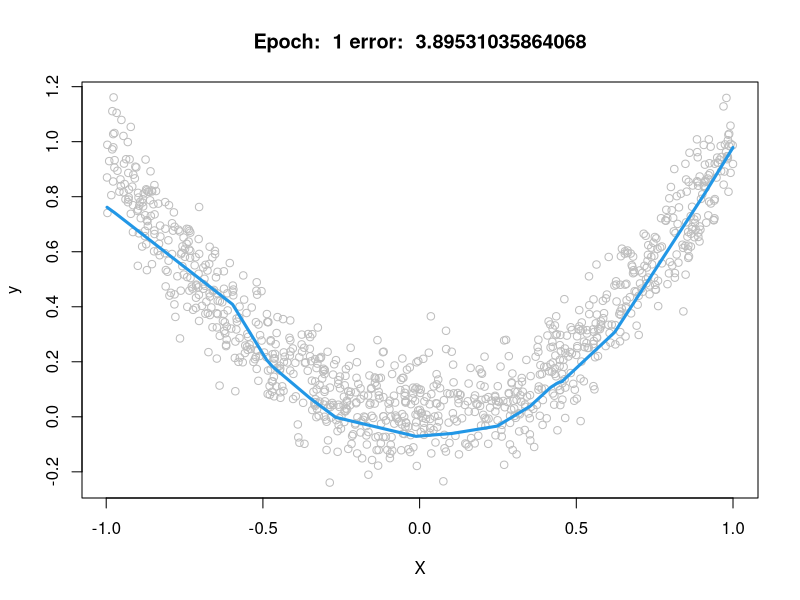
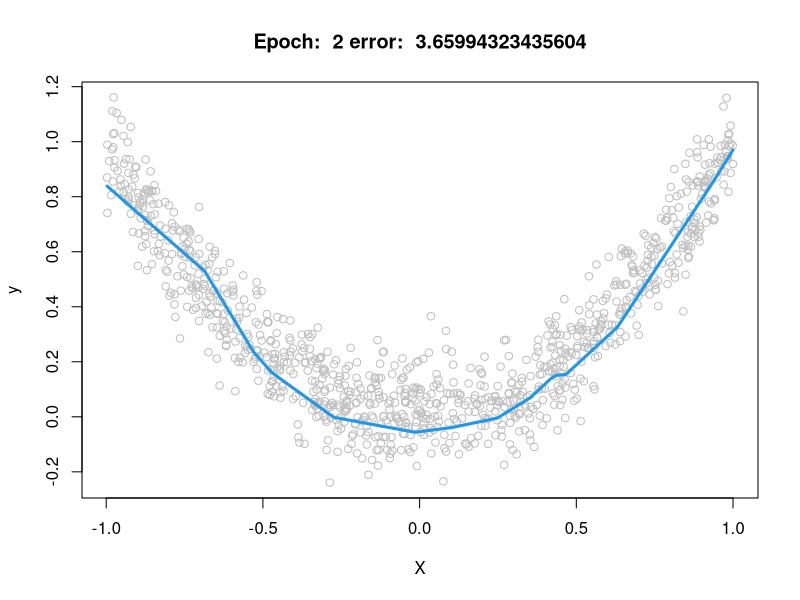
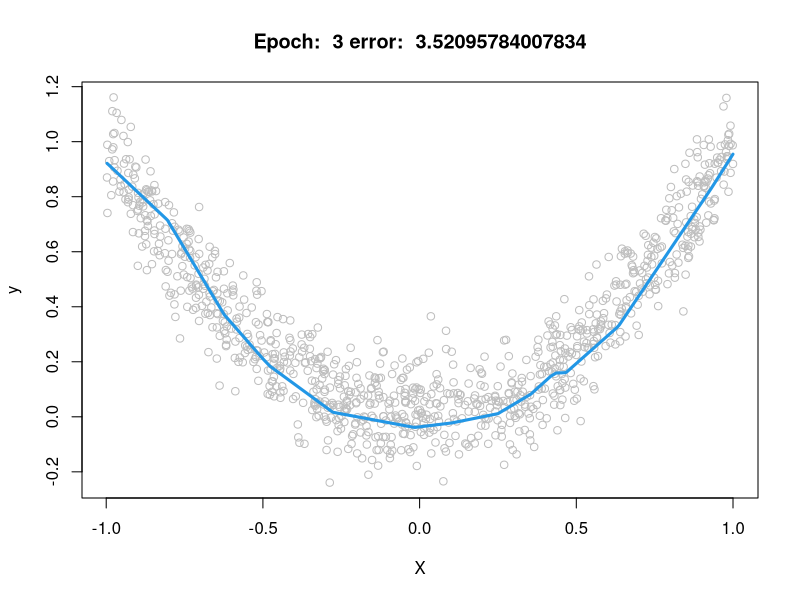
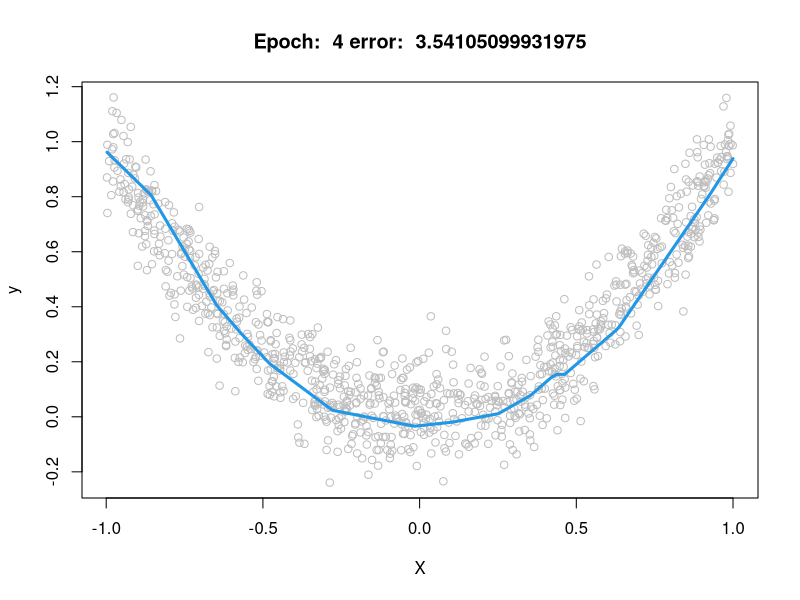
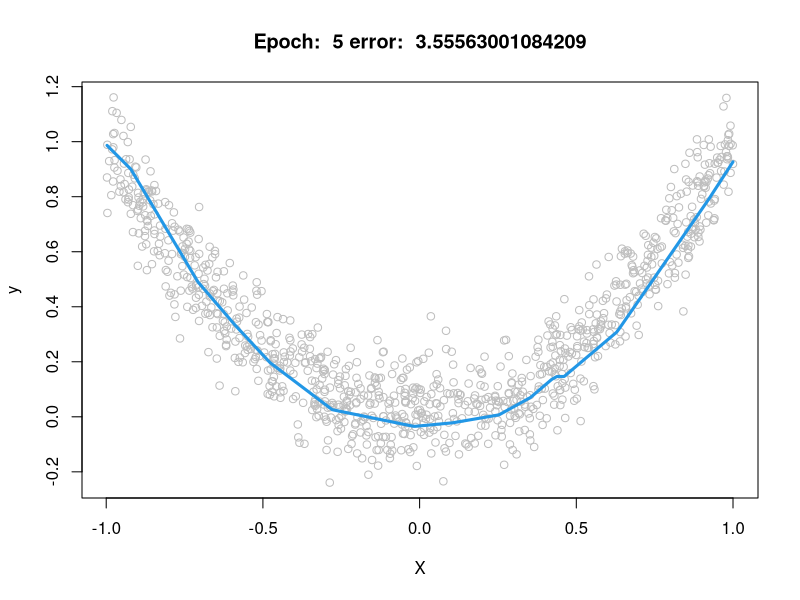
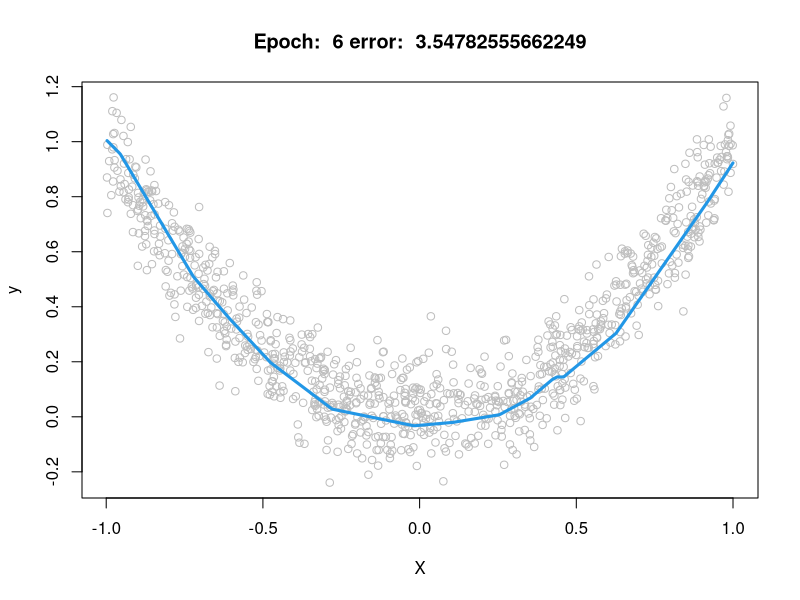
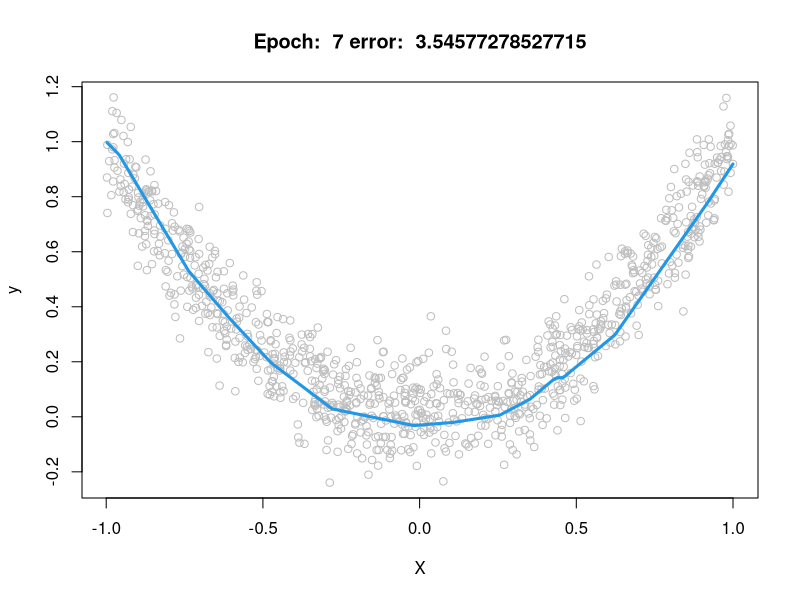
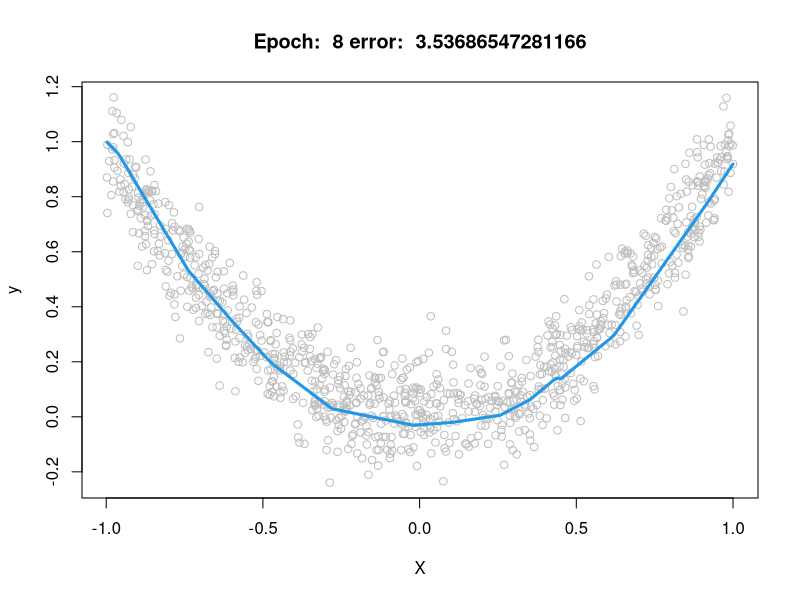

These figures' R source, in order:
# From the upcoming book by Taylor Arnold,
# A computational approach to statistical learning.
# Skip to the bottom of this file to see an example.

# Inputs: sizes, a vector giving the size of
#         layer in the neural network, including
#         the input and output layers
# Output: a list containing initialized weights
#         and biases
make_weights = function(sizes) {
  L = length(sizes) - 1
  weights = vector("list", L)
  for (j in seq_len(L)) {
    w = matrix(rnorm(sizes[j] * sizes[j + 1]),
                ncol = sizes[j],
                nrow = sizes[j + 1])
    weights[[j]] = list(w = w,
                         b = rnorm(sizes[j + 1]))
  }
  weights
}

# nonnegtive threshold
# Inputs: v, a vector, matrix or array
# Output: input with negative terms pushed to zero
ReLU = function(v) {
  v[v < 0] = 0
  v
}

# nonnegative threshold gradient
# Inputs: v, a vector, matrix or array
# Output: converts positive terms to one and
#         non-positive terms to zero.
ReLU_p = function(v) {
  p = v * 0
  p[v > 0] = 1
  p
}

# l2 functional gradient
# Inputs: y, response vector; a, predicted
#         response
# Output: gradient of the rmse loss function
rmse_p = function(y, a) {
  (a - y)
}

# forward propagation step
# Inputs: x, one row from the input data; weights,
#         output from make_weights; sigma, the activation
#         function
# Output: list containing the weighted responses (z) and
#         activated responses (a)
f_prop = function(x, weights, sigma) {
  L = length(weights)
  z = vector("list", L)
  a = vector("list", L)
  for (j in seq_len(L)) {
    a_j1 = if(j == 1) x else a[[j - 1L]]
    z[[j]] = weights[[j]]$w %*% a_j1 + weights[[j]]$b
    a[[j]] = if (j != L) sigma(z[[j]]) else z[[j]]
  }
  return(list(z = z, a = a))
}


# backward propagation step
# Inputs: x, one row from the input data; y, one row
#         from the response matrix; weights, output from
#         make_weights; f_obj, output from f_prop;
#         sigma_p, derivative of the activation function;
#         f_p, derivative of the loss function
# Output: gradients
b_prop = function(x, y, weights, f_obj, sigma_p, f_p) {
  z = f_obj$z; a = f_obj$a
  L = length(weights)
  grad_z = vector("list", L)
  grad_w = vector("list", L)
  for (j in rev(seq_len(L))) {
    if (j == L) {
      grad_z[[j]] = f_p(y, a[[j]])
    } else {
      grad_z[[j]] = (t(weights[[j + 1]]$w) %*%
                      grad_z[[j + 1]]) * sigma_p(z[[j]])
    }
    a_j1 = if(j == 1) x else a[[j - 1L]]
    grad_w[[j]] = grad_z[[j]] %*% t(a_j1)
  }

  return(list(grad_z = grad_z, grad_w = grad_w))
}

# Inputs: X, data matrix; y, response; sizes, vector
#         given the number of neurons in each layer of
#         the neural network; epochs, integer number of
#         epochs to complete; rho, learning rate;
#         weights, optional list of starting weights
# Output: the trained weights for the neural network
nn_sgd = function(X, y, sizes, epochs, rho,
                   weights = NULL, progress=TRUE) {

  if (is.null(weights))
    weights = make_weights(sizes)

  for (epoch in seq_len(epochs)) {
    for (i in seq_len(nrow(X))) {
      f_obj = f_prop(X[i,], weights, ReLU)
      b_obj = b_prop(X[i,], y[i,], weights, f_obj,
                      ReLU_p, rmse_p)

      for (j in seq_along(b_obj)) {
        weights[[j]]$b = weights[[j]]$b - rho * b_obj$grad_z[[j]]
        weights[[j]]$w = weights[[j]]$w - rho * b_obj$grad_w[[j]]
      }
    }
    if(progress) {
      yhat = nn_predict(weights, X)
      title = paste("Epoch: ",epoch, "error: ",drop(sqrt(crossprod(yhat - y))))
      plot(X, y, main=title, col="gray")
      i = order(X)
      lines(X[i], yhat[i], col=4, lwd=3)
      Sys.sleep(0.5)
    }
  }

  return(weights)
}

# Inputs: weights, list of neural network weights;
#         X_test, data matrix to predict with
# Output: the predicted values y_hat
nn_predict = function(weights, X_test) {

  p = length(weights[[length(weights)]]$b)
  y_hat = matrix(0, ncol = p, nrow = nrow(X_test))
  for (i in seq_len(nrow(X_test))) {
    a = f_prop(X_test[i,], weights, ReLU)$a
    y_hat[i,] = a[[length(a)]]
  }

  y_hat
}


# Example data and run...
set.seed(1)
X = matrix(runif(1000, min=-1, max=1), ncol=1)
y = X * X + rnorm(1000, sd=0.1)
weights = nn_sgd(X, y, sizes=c(1, 25, 1), epochs=25, rho=0.01)
y_pred = nn_predict(weights, X)

plot(X, y)
i = order(X)
lines(X[i], y_pred[i], col=4, lwd=3)
